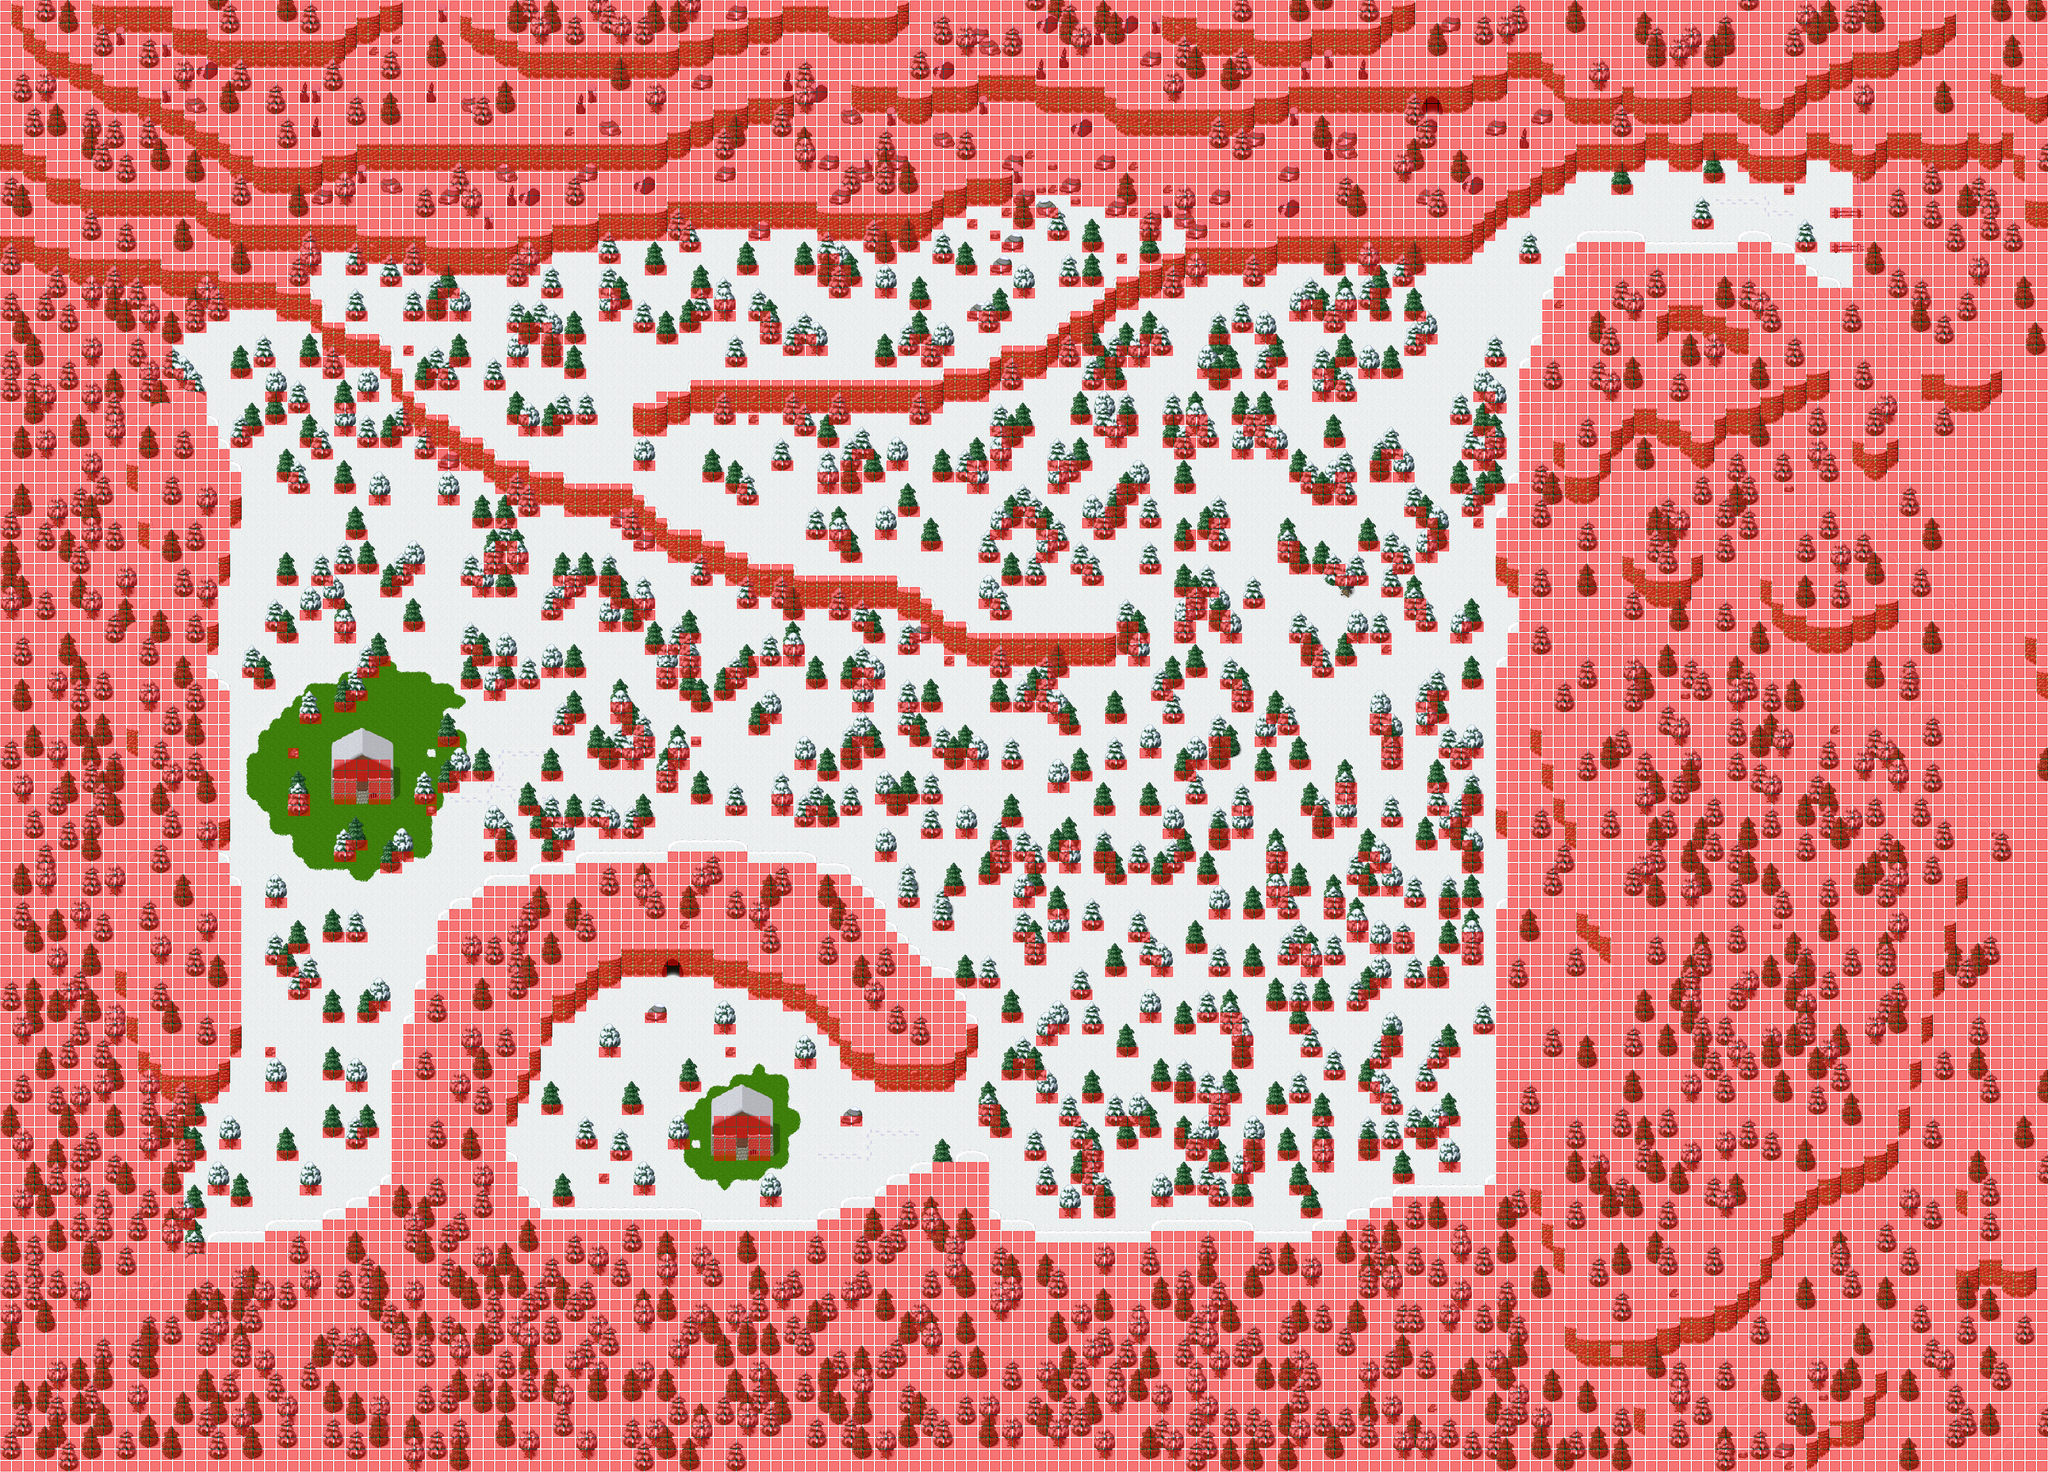

A level layout from a 2D game, rendered from its tile map. Below: a short description, then the map file with tile-grid data replaced by summaries:
An orthogonal 178x128 tile map with 32x32 px tiles, 6 tile layers (Ground, Ground2, Fringe, Over, ...), 6 tilesets and 8 objects (4x spawn, 3x warp, WARP).

<map version="1.0" orientation="orthogonal" width="178" height="128" tilewidth="32" tileheight="32">
 <properties>
  <property name="music" value="Explorers-melody.ogg" />
  <property name="name" value="Snow Forest" />
  <property name="overlay0image" value="graphics/images/ambient/snow.png" />
  <property name="overlay0parallax" value="2.4" />
  <property name="overlay0scrollX" value="3" />
  <property name="overlay0scrollY" value="2.2" />
  <property name="overlay1image" value="graphics/images/ambient/snow.png" />
  <property name="overlay1parallax" value="1.3" />
  <property name="overlay1scrollX" value="3.2" />
  <property name="overlay1scrollY" value="3.1" />
  <property name="overlay2image" value="graphics/images/ambient/snow.png" />
  <property name="overlay2parallax" value="0.6" />
  <property name="overlay2scrollX" value="2.1" />
  <property name="overlay2scrollY" value="2.3" />
 </properties>
 <tileset firstgid="1" name="Snow" tilewidth="32" tileheight="32">
  <image source="../graphics/tiles/Snow.png" width="512" height="512" />
 </tileset>
 <tileset firstgid="257" name="Snow x2" tilewidth="32" tileheight="64">
  <image source="../graphics/tiles/Snow_x2.png" width="512" height="64" />
 </tileset>
 <tileset firstgid="273" name="Collision" tilewidth="32" tileheight="32">
  <image source="../graphics/tiles/collision.png" width="64" height="32" />
 </tileset>
 <tileset firstgid="275" name="Snow_ground" tilewidth="32" tileheight="32">
  <image source="../graphics/tiles/Snow_ground.png" width="352" height="224" />
 </tileset>
 <tileset firstgid="352" name="Snow_village2" tilewidth="32" tileheight="32">
  <image source="../graphics/tiles/Snow_village2.png" width="512" height="512" />
 </tileset>
 <tileset firstgid="608" name="Snow_tree_x3" tilewidth="64" tileheight="96">
  <image source="../graphics/tiles/Snow_tree_x3.png" width="256" height="96" />
 </tileset>
 <layer name="Ground" width="178" height="128">
  <data>[22784 cells, 22784 non-empty, 6 distinct tile ids]</data>
 </layer>
 <layer name="Ground2" width="178" height="128">
  <data>[22784 cells, 3322 non-empty, 44 distinct tile ids]</data>
 </layer>
 <layer name="Fringe" width="178" height="128">
  <data>[22784 cells, 2073 non-empty, 52 distinct tile ids]</data>
 </layer>
 <layer name="Over" width="178" height="128">
  <data>[22784 cells, 96 non-empty, 10 distinct tile ids]</data>
 </layer>
 <layer name="Over2" width="178" height="128">
  <data>[22784 cells, 335 non-empty, 16 distinct tile ids]</data>
 </layer>
 <layer name="Collision" width="178" height="128">
  <data>[22784 cells, 15855 non-empty, 1 distinct tile ids]</data>
 </layer>
 <objectgroup name="Objects" width="178" height="128">
  <object name="To Snow Field" type="warp" x="5120" y="608" width="32" height="64">
   <properties>
    <property name="dest_map" value="033-1" />
    <property name="dest_x" value="736" />
    <property name="dest_y" value="608" />
   </properties>
  </object>
  <object name="To Deep Snow Forest" type="warp" x="512" y="3264" width="32" height="96">
   <properties>
    <property name="dest_map" value="045-1" />
    <property name="dest_x" value="5632" />
    <property name="dest_y" value="4256" />
   </properties>
  </object>
  <object name="To Deep Snow Forest" type="warp" x="480" y="960" width="32" height="64">
   <properties>
    <property name="dest_map" value="045-1" />
    <property name="dest_x" value="5568" />
    <property name="dest_y" value="1888" />
   </properties>
  </object>
  <object name="Reinboo" type="spawn" x="0" y="0">
   <properties>
    <property name="eA_death" value="30000" />
    <property name="eA_spawn" value="100000" />
    <property name="max_beings" value="40" />
    <property name="monster_id" value="92" />
   </properties>
  </object>
  <object name="Fluffy" type="spawn" x="0" y="0">
   <properties>
    <property name="eA_death" value="30000" />
    <property name="eA_spawn" value="100000" />
    <property name="max_beings" value="50" />
    <property name="monster_id" value="18" />
   </properties>
  </object>
  <object name="WhiteBell" type="spawn" x="0" y="0">
   <properties>
    <property name="eA_death" value="30000" />
    <property name="eA_spawn" value="100000" />
    <property name="max_beings" value="5" />
    <property name="monster_id" value="93" />
   </properties>
  </object>
  <object name="Squirrel" type="spawn" x="0" y="0">
   <properties>
    <property name="eA_death" value="30000" />
    <property name="eA_spawn" value="100000" />
    <property name="max_beings" value="50" />
    <property name="monster_id" value="36" />
   </properties>
  </object>
  <object name="ToHighlands1" type="WARP" x="3008" y="576" width="64" height="32">
   <properties>
    <property name="dest_map" value="046-1" />
    <property name="dest_x" value="3040" />
    <property name="dest_y" value="3712" />
   </properties>
  </object>
 </objectgroup>
</map>
